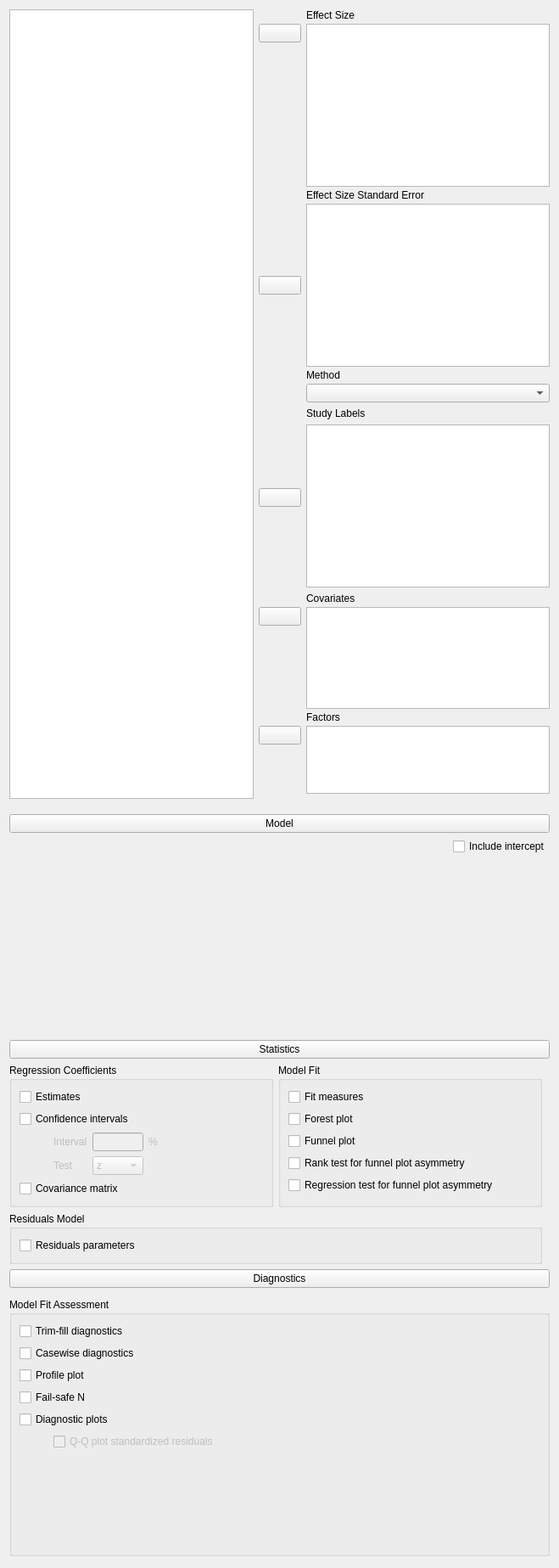
<?xml version="1.0" encoding="UTF-8"?>
<ui version="4.0">
 <class>ClassicalMetaAnalysisForm</class>
 <widget class="QWidget" name="ClassicalMetaAnalysisForm">
  <property name="geometry">
   <rect>
    <x>0</x>
    <y>0</y>
    <width>659</width>
    <height>1847</height>
   </rect>
  </property>
  <property name="sizePolicy">
   <sizepolicy hsizetype="Fixed" vsizetype="Preferred">
    <horstretch>0</horstretch>
    <verstretch>0</verstretch>
   </sizepolicy>
  </property>
  <property name="windowTitle">
   <string>Form</string>
  </property>
  <layout class="QGridLayout" name="gridLayout_2">
   <property name="verticalSpacing">
    <number>0</number>
   </property>
   <item row="1" column="0">
    <widget class="QWidget" name="modelContainer" native="true">
     <property name="sizePolicy">
      <sizepolicy hsizetype="Preferred" vsizetype="Preferred">
       <horstretch>0</horstretch>
       <verstretch>0</verstretch>
      </sizepolicy>
     </property>
     <layout class="QGridLayout" name="gridLayout_51">
      <property name="leftMargin">
       <number>0</number>
      </property>
      <property name="rightMargin">
       <number>0</number>
      </property>
      <property name="bottomMargin">
       <number>3</number>
      </property>
      <item row="2" column="0">
       <widget class="AnovaModelWidget" name="modelTerms" native="true">
        <property name="sizePolicy">
         <sizepolicy hsizetype="Expanding" vsizetype="Preferred">
          <horstretch>0</horstretch>
          <verstretch>0</verstretch>
         </sizepolicy>
        </property>
        <property name="minimumSize">
         <size>
          <width>0</width>
          <height>200</height>
         </size>
        </property>
       </widget>
      </item>
      <item row="0" column="0">
       <widget class="ExpanderButton" name="expanderModel">
        <property name="sizePolicy">
         <sizepolicy hsizetype="Expanding" vsizetype="Fixed">
          <horstretch>0</horstretch>
          <verstretch>0</verstretch>
         </sizepolicy>
        </property>
        <property name="text">
         <string>Model</string>
        </property>
       </widget>
      </item>
      <item row="1" column="0">
       <widget class="QWidget" name="panelIncludeConstant" native="true">
        <property name="enabled">
         <bool>true</bool>
        </property>
        <layout class="QGridLayout" name="gridLayout_9">
         <property name="leftMargin">
          <number>0</number>
         </property>
         <property name="topMargin">
          <number>0</number>
         </property>
         <property name="rightMargin">
          <number>0</number>
         </property>
         <property name="bottomMargin">
          <number>0</number>
         </property>
         <item row="0" column="1" rowspan="2" colspan="2">
          <widget class="BoundCheckBox" name="includeConstant">
           <property name="enabled">
            <bool>true</bool>
           </property>
           <property name="text">
            <string>Include intercept</string>
           </property>
          </widget>
         </item>
         <item row="0" column="0" rowspan="3">
          <spacer name="horizontalSpacer_2">
           <property name="orientation">
            <enum>Qt::Horizontal</enum>
           </property>
           <property name="sizeHint" stdset="0">
            <size>
             <width>40</width>
             <height>20</height>
            </size>
           </property>
          </spacer>
         </item>
        </layout>
       </widget>
      </item>
     </layout>
    </widget>
   </item>
   <item row="2" column="0">
    <widget class="QWidget" name="widget_7" native="true">
     <layout class="QGridLayout" name="gridLayout_16">
      <property name="leftMargin">
       <number>0</number>
      </property>
      <property name="topMargin">
       <number>3</number>
      </property>
      <property name="rightMargin">
       <number>0</number>
      </property>
      <property name="bottomMargin">
       <number>3</number>
      </property>
      <item row="1" column="0">
       <widget class="QWidget" name="panelStatistics" native="true">
        <layout class="QGridLayout" name="gridLayout_11">
         <property name="leftMargin">
          <number>0</number>
         </property>
         <property name="topMargin">
          <number>0</number>
         </property>
         <property name="bottomMargin">
          <number>0</number>
         </property>
         <item row="1" column="0" colspan="2">
          <widget class="GroupBox" name="groupBoxResiduals">
           <property name="title">
            <string>Residuals Model</string>
           </property>
           <layout class="QGridLayout" name="gridLayout_8">
            <item row="0" column="0">
             <widget class="BoundCheckBox" name="residualsParameters">
              <property name="text">
               <string>Residuals parameters</string>
              </property>
             </widget>
            </item>
           </layout>
          </widget>
         </item>
         <item row="0" column="0">
          <widget class="GroupBox" name="groupBox">
           <property name="title">
            <string>Regression Coefficients</string>
           </property>
           <layout class="QGridLayout" name="gridLayout_5">
            <item row="0" column="0" colspan="2">
             <widget class="BoundCheckBox" name="regressionCoefficientsEstimates">
              <property name="text">
               <string>Estimates</string>
              </property>
             </widget>
            </item>
            <item row="3" column="0" colspan="4">
             <widget class="BoundCheckBox" name="regressionCoefficientsConfidenceIntervals">
              <property name="text">
               <string>Confidence intervals</string>
              </property>
             </widget>
            </item>
            <item row="7" column="0" colspan="3">
             <widget class="BoundCheckBox" name="regressionCoefficientsCovarianceMatrix">
              <property name="text">
               <string>Covariance matrix</string>
              </property>
             </widget>
            </item>
            <item row="4" column="0">
             <widget class="QWidget" name="panelConfidenceInterval" native="true">
              <property name="enabled">
               <bool>false</bool>
              </property>
              <property name="sizePolicy">
               <sizepolicy hsizetype="Fixed" vsizetype="Fixed">
                <horstretch>0</horstretch>
                <verstretch>0</verstretch>
               </sizepolicy>
              </property>
              <layout class="QGridLayout" name="gridLayout_17">
               <property name="leftMargin">
                <number>40</number>
               </property>
               <property name="topMargin">
                <number>0</number>
               </property>
               <property name="rightMargin">
                <number>0</number>
               </property>
               <property name="bottomMargin">
                <number>0</number>
               </property>
               <item row="1" column="0">
                <widget class="QLabel" name="label_14">
                 <property name="text">
                  <string>Test</string>
                 </property>
                </widget>
               </item>
               <item row="0" column="2">
                <widget class="QLabel" name="label_2">
                 <property name="text">
                  <string>%</string>
                 </property>
                </widget>
               </item>
               <item row="0" column="1">
                <widget class="BoundTextBox" name="regressionCoefficientsConfidenceIntervalsInterval">
                 <property name="maximumSize">
                  <size>
                   <width>60</width>
                   <height>16777215</height>
                  </size>
                 </property>
                </widget>
               </item>
               <item row="1" column="1">
                <widget class="BoundComboBox" name="test">
                 <item>
                  <property name="text">
                   <string>z</string>
                  </property>
                 </item>
                 <item>
                  <property name="text">
                   <string>knha</string>
                  </property>
                 </item>
                </widget>
               </item>
               <item row="0" column="0">
                <widget class="QLabel" name="label">
                 <property name="text">
                  <string>Interval</string>
                 </property>
                </widget>
               </item>
              </layout>
             </widget>
            </item>
           </layout>
          </widget>
         </item>
         <item row="0" column="1">
          <widget class="GroupBox" name="groupBox_2">
           <property name="title">
            <string>Model Fit</string>
           </property>
           <layout class="QGridLayout" name="gridLayout_6">
            <item row="2" column="0">
             <widget class="BoundCheckBox" name="forestPlot">
              <property name="text">
               <string>Forest plot</string>
              </property>
             </widget>
            </item>
            <item row="0" column="0">
             <widget class="BoundCheckBox" name="modelFit">
              <property name="text">
               <string>Fit measures</string>
              </property>
             </widget>
            </item>
            <item row="6" column="0">
             <widget class="BoundCheckBox" name="funnelPlotAsymmetryTest">
              <property name="text">
               <string>Regression test for funnel plot asymmetry</string>
              </property>
             </widget>
            </item>
            <item row="3" column="0">
             <widget class="BoundCheckBox" name="funnelPlot">
              <property name="text">
               <string>Funnel plot</string>
              </property>
             </widget>
            </item>
            <item row="4" column="0">
             <widget class="BoundCheckBox" name="rSquaredChange">
              <property name="text">
               <string>Rank test for funnel plot asymmetry</string>
              </property>
             </widget>
            </item>
           </layout>
          </widget>
         </item>
        </layout>
       </widget>
      </item>
      <item row="0" column="0">
       <widget class="ExpanderButton" name="pushButton">
        <property name="sizePolicy">
         <sizepolicy hsizetype="Expanding" vsizetype="Fixed">
          <horstretch>0</horstretch>
          <verstretch>0</verstretch>
         </sizepolicy>
        </property>
        <property name="text">
         <string>Statistics</string>
        </property>
       </widget>
      </item>
     </layout>
    </widget>
   </item>
   <item row="0" column="0">
    <widget class="QWidget" name="topWidget" native="true">
     <property name="sizePolicy">
      <sizepolicy hsizetype="Preferred" vsizetype="Fixed">
       <horstretch>0</horstretch>
       <verstretch>0</verstretch>
      </sizepolicy>
     </property>
     <layout class="QGridLayout" name="gridLayout">
      <property name="leftMargin">
       <number>0</number>
      </property>
      <property name="topMargin">
       <number>0</number>
      </property>
      <property name="rightMargin">
       <number>0</number>
      </property>
      <property name="verticalSpacing">
       <number>3</number>
      </property>
      <item row="1" column="2" rowspan="2">
       <widget class="boundSingleItemView" name="dependent">
        <property name="sizePolicy">
         <sizepolicy hsizetype="Expanding" vsizetype="Fixed">
          <horstretch>0</horstretch>
          <verstretch>0</verstretch>
         </sizepolicy>
        </property>
        <property name="minimumSize">
         <size>
          <width>0</width>
          <height>0</height>
         </size>
        </property>
        <property name="maximumSize">
         <size>
          <width>16777215</width>
          <height>16777215</height>
         </size>
        </property>
        <property name="selectionMode">
         <enum>QAbstractItemView::ExtendedSelection</enum>
        </property>
       </widget>
      </item>
      <item row="0" column="1">
       <widget class="QWidget" name="widget_9" native="true"/>
      </item>
      <item row="7" column="2">
       <widget class="QWidget" name="widget_5" native="true">
        <layout class="QGridLayout" name="gridLayout_22">
         <property name="leftMargin">
          <number>0</number>
         </property>
         <property name="topMargin">
          <number>3</number>
         </property>
         <property name="rightMargin">
          <number>0</number>
         </property>
         <property name="bottomMargin">
          <number>3</number>
         </property>
         <item row="0" column="0">
          <widget class="QLabel" name="label_15">
           <property name="text">
            <string>Study Labels</string>
           </property>
          </widget>
         </item>
         <item row="1" column="0" colspan="3">
          <widget class="boundSingleItemView" name="studyLabels">
           <property name="sizePolicy">
            <sizepolicy hsizetype="Expanding" vsizetype="Fixed">
             <horstretch>0</horstretch>
             <verstretch>0</verstretch>
            </sizepolicy>
           </property>
           <property name="minimumSize">
            <size>
             <width>0</width>
             <height>0</height>
            </size>
           </property>
           <property name="maximumSize">
            <size>
             <width>16777215</width>
             <height>16777215</height>
            </size>
           </property>
           <property name="selectionMode">
            <enum>QAbstractItemView::ExtendedSelection</enum>
           </property>
          </widget>
         </item>
        </layout>
       </widget>
      </item>
      <item row="8" column="2">
       <widget class="QLabel" name="label_4">
        <property name="text">
         <string>Covariates</string>
        </property>
       </widget>
      </item>
      <item row="9" column="1">
       <widget class="AssignButton" name="buttonAssignCovariates">
        <property name="sizePolicy">
         <sizepolicy hsizetype="Fixed" vsizetype="Fixed">
          <horstretch>0</horstretch>
          <verstretch>0</verstretch>
         </sizepolicy>
        </property>
        <property name="minimumSize">
         <size>
          <width>50</width>
          <height>0</height>
         </size>
        </property>
        <property name="maximumSize">
         <size>
          <width>50</width>
          <height>16777215</height>
         </size>
        </property>
        <property name="text">
         <string/>
        </property>
       </widget>
      </item>
      <item row="12" column="1">
       <widget class="AssignButton" name="buttonAssignFactors">
        <property name="sizePolicy">
         <sizepolicy hsizetype="Fixed" vsizetype="Fixed">
          <horstretch>0</horstretch>
          <verstretch>0</verstretch>
         </sizepolicy>
        </property>
        <property name="minimumSize">
         <size>
          <width>50</width>
          <height>0</height>
         </size>
        </property>
        <property name="maximumSize">
         <size>
          <width>50</width>
          <height>16777215</height>
         </size>
        </property>
        <property name="text">
         <string/>
        </property>
       </widget>
      </item>
      <item row="9" column="2" rowspan="2">
       <widget class="BoundListView" name="covariates">
        <property name="sizePolicy">
         <sizepolicy hsizetype="Expanding" vsizetype="Fixed">
          <horstretch>0</horstretch>
          <verstretch>0</verstretch>
         </sizepolicy>
        </property>
        <property name="minimumSize">
         <size>
          <width>0</width>
          <height>120</height>
         </size>
        </property>
        <property name="maximumSize">
         <size>
          <width>16777215</width>
          <height>120</height>
         </size>
        </property>
        <property name="editTriggers">
         <set>QAbstractItemView::AllEditTriggers</set>
        </property>
        <property name="selectionMode">
         <enum>QAbstractItemView::ExtendedSelection</enum>
        </property>
       </widget>
      </item>
      <item row="0" column="0" rowspan="16">
       <widget class="AvailableFieldsListView" name="listAvailableFields">
        <property name="sizePolicy">
         <sizepolicy hsizetype="Expanding" vsizetype="Preferred">
          <horstretch>0</horstretch>
          <verstretch>0</verstretch>
         </sizepolicy>
        </property>
        <property name="selectionMode">
         <enum>QAbstractItemView::ExtendedSelection</enum>
        </property>
       </widget>
      </item>
      <item row="0" column="2">
       <widget class="QLabel" name="label_3">
        <property name="text">
         <string>Effect Size</string>
        </property>
       </widget>
      </item>
      <item row="1" column="1">
       <widget class="AssignButton" name="buttonAssignDependent">
        <property name="sizePolicy">
         <sizepolicy hsizetype="Fixed" vsizetype="Fixed">
          <horstretch>0</horstretch>
          <verstretch>0</verstretch>
         </sizepolicy>
        </property>
        <property name="minimumSize">
         <size>
          <width>50</width>
          <height>0</height>
         </size>
        </property>
        <property name="maximumSize">
         <size>
          <width>50</width>
          <height>16777215</height>
         </size>
        </property>
        <property name="text">
         <string/>
        </property>
       </widget>
      </item>
      <item row="11" column="2">
       <widget class="QLabel" name="label_factors">
        <property name="text">
         <string>Factors</string>
        </property>
       </widget>
      </item>
      <item row="13" column="1">
       <spacer name="verticalSpacer">
        <property name="orientation">
         <enum>Qt::Vertical</enum>
        </property>
        <property name="sizeHint" stdset="0">
         <size>
          <width>20</width>
          <height>40</height>
         </size>
        </property>
       </spacer>
      </item>
      <item row="12" column="2" rowspan="2">
       <widget class="BoundListView" name="factors">
        <property name="sizePolicy">
         <sizepolicy hsizetype="Expanding" vsizetype="Fixed">
          <horstretch>0</horstretch>
          <verstretch>0</verstretch>
         </sizepolicy>
        </property>
        <property name="minimumSize">
         <size>
          <width>0</width>
          <height>80</height>
         </size>
        </property>
        <property name="maximumSize">
         <size>
          <width>16777215</width>
          <height>80</height>
         </size>
        </property>
        <property name="editTriggers">
         <set>QAbstractItemView::AllEditTriggers</set>
        </property>
        <property name="selectionMode">
         <enum>QAbstractItemView::ExtendedSelection</enum>
        </property>
       </widget>
      </item>
      <item row="3" column="2">
       <widget class="QLabel" name="label_5">
        <property name="text">
         <string>Effect Size Standard Error</string>
        </property>
       </widget>
      </item>
      <item row="4" column="2">
       <widget class="boundSingleItemView" name="wlsWeights">
        <property name="sizePolicy">
         <sizepolicy hsizetype="Expanding" vsizetype="Fixed">
          <horstretch>0</horstretch>
          <verstretch>0</verstretch>
         </sizepolicy>
        </property>
        <property name="minimumSize">
         <size>
          <width>0</width>
          <height>0</height>
         </size>
        </property>
        <property name="maximumSize">
         <size>
          <width>16777215</width>
          <height>16777215</height>
         </size>
        </property>
        <property name="selectionMode">
         <enum>QAbstractItemView::ExtendedSelection</enum>
        </property>
       </widget>
      </item>
      <item row="4" column="1">
       <widget class="AssignButton" name="buttonAssignWlsWeights">
        <property name="sizePolicy">
         <sizepolicy hsizetype="Fixed" vsizetype="Fixed">
          <horstretch>0</horstretch>
          <verstretch>0</verstretch>
         </sizepolicy>
        </property>
        <property name="minimumSize">
         <size>
          <width>50</width>
          <height>0</height>
         </size>
        </property>
        <property name="maximumSize">
         <size>
          <width>50</width>
          <height>16777215</height>
         </size>
        </property>
        <property name="text">
         <string/>
        </property>
       </widget>
      </item>
      <item row="6" column="2">
       <widget class="BoundComboBox" name="method">
        <property name="sizePolicy">
         <sizepolicy hsizetype="Preferred" vsizetype="Preferred">
          <horstretch>0</horstretch>
          <verstretch>0</verstretch>
         </sizepolicy>
        </property>
        <property name="currentText">
         <string/>
        </property>
       </widget>
      </item>
      <item row="5" column="2">
       <widget class="QLabel" name="label_7">
        <property name="text">
         <string>Method</string>
        </property>
       </widget>
      </item>
      <item row="7" column="1">
       <widget class="AssignButton" name="buttonAssignStudyLabels">
        <property name="sizePolicy">
         <sizepolicy hsizetype="Fixed" vsizetype="Fixed">
          <horstretch>0</horstretch>
          <verstretch>0</verstretch>
         </sizepolicy>
        </property>
        <property name="minimumSize">
         <size>
          <width>50</width>
          <height>0</height>
         </size>
        </property>
        <property name="maximumSize">
         <size>
          <width>50</width>
          <height>16777215</height>
         </size>
        </property>
        <property name="text">
         <string/>
        </property>
       </widget>
      </item>
      <item row="10" column="1">
       <spacer name="verticalSpacer_3">
        <property name="orientation">
         <enum>Qt::Vertical</enum>
        </property>
        <property name="sizeHint" stdset="0">
         <size>
          <width>20</width>
          <height>84</height>
         </size>
        </property>
       </spacer>
      </item>
     </layout>
    </widget>
   </item>
   <item row="3" column="0">
    <widget class="QWidget" name="widget_8" native="true">
     <layout class="QGridLayout" name="gridLayout_29">
      <property name="leftMargin">
       <number>0</number>
      </property>
      <property name="topMargin">
       <number>3</number>
      </property>
      <property name="rightMargin">
       <number>0</number>
      </property>
      <property name="bottomMargin">
       <number>3</number>
      </property>
      <item row="2" column="0">
       <widget class="GroupBox" name="panelAssumptionChecks">
        <property name="sizePolicy">
         <sizepolicy hsizetype="Preferred" vsizetype="Preferred">
          <horstretch>0</horstretch>
          <verstretch>0</verstretch>
         </sizepolicy>
        </property>
        <property name="title">
         <string>Model Fit Assessment</string>
        </property>
        <layout class="QGridLayout" name="gridLayout_3">
         <property name="spacing">
          <number>-1</number>
         </property>
         <item row="5" column="0" colspan="2">
          <widget class="QWidget" name="widget_plotResidualsQQ" native="true">
           <property name="enabled">
            <bool>true</bool>
           </property>
           <property name="sizePolicy">
            <sizepolicy hsizetype="Fixed" vsizetype="Fixed">
             <horstretch>0</horstretch>
             <verstretch>0</verstretch>
            </sizepolicy>
           </property>
           <layout class="QGridLayout" name="gridLayout_14">
            <property name="leftMargin">
             <number>40</number>
            </property>
            <property name="topMargin">
             <number>0</number>
            </property>
            <property name="rightMargin">
             <number>0</number>
            </property>
            <property name="bottomMargin">
             <number>0</number>
            </property>
            <item row="0" column="0">
             <widget class="BoundCheckBox" name="plotResidualsQQ">
              <property name="enabled">
               <bool>false</bool>
              </property>
              <property name="sizePolicy">
               <sizepolicy hsizetype="Minimum" vsizetype="Fixed">
                <horstretch>0</horstretch>
                <verstretch>0</verstretch>
               </sizepolicy>
              </property>
              <property name="minimumSize">
               <size>
                <width>0</width>
                <height>0</height>
               </size>
              </property>
              <property name="maximumSize">
               <size>
                <width>16777215</width>
                <height>16777215</height>
               </size>
              </property>
              <property name="text">
               <string>Q-Q plot standardized residuals</string>
              </property>
             </widget>
            </item>
           </layout>
          </widget>
         </item>
         <item row="2" column="0">
          <widget class="BoundCheckBox" name="plotResidualsPredicted">
           <property name="text">
            <string>Profile plot</string>
           </property>
          </widget>
         </item>
         <item row="0" column="0">
          <widget class="BoundCheckBox" name="trimfillPlot">
           <property name="sizePolicy">
            <sizepolicy hsizetype="Minimum" vsizetype="Fixed">
             <horstretch>0</horstretch>
             <verstretch>0</verstretch>
            </sizepolicy>
           </property>
           <property name="text">
            <string>Trim-fill diagnostics</string>
           </property>
          </widget>
         </item>
         <item row="1" column="0">
          <widget class="BoundCheckBox" name="residualsCasewiseDiagnostics">
           <property name="text">
            <string>Casewise diagnostics</string>
           </property>
          </widget>
         </item>
         <item row="6" column="0">
          <spacer name="verticalSpacer_2">
           <property name="orientation">
            <enum>Qt::Vertical</enum>
           </property>
           <property name="sizeHint" stdset="0">
            <size>
             <width>20</width>
             <height>40</height>
            </size>
           </property>
          </spacer>
         </item>
         <item row="4" column="0">
          <widget class="BoundCheckBox" name="plotResidualsDependent">
           <property name="text">
            <string>Diagnostic plots</string>
           </property>
          </widget>
         </item>
         <item row="3" column="0">
          <widget class="BoundCheckBox" name="plotResidualsCovariates">
           <property name="text">
            <string>Fail-safe N</string>
           </property>
          </widget>
         </item>
        </layout>
       </widget>
      </item>
      <item row="0" column="0">
       <widget class="ExpanderButton" name="pushButton_3">
        <property name="sizePolicy">
         <sizepolicy hsizetype="Expanding" vsizetype="Fixed">
          <horstretch>0</horstretch>
          <verstretch>0</verstretch>
         </sizepolicy>
        </property>
        <property name="text">
         <string>Diagnostics</string>
        </property>
       </widget>
      </item>
      <item row="1" column="0">
       <widget class="QWidget" name="widget" native="true"/>
      </item>
     </layout>
    </widget>
   </item>
  </layout>
 </widget>
 <customwidgets>
  <customwidget>
   <class>AssignButton</class>
   <extends>QPushButton</extends>
   <header>widgets/assignbutton.h</header>
  </customwidget>
  <customwidget>
   <class>AvailableFieldsListView</class>
   <extends>QListView</extends>
   <header>widgets/availablefieldslistview.h</header>
  </customwidget>
  <customwidget>
   <class>GroupBox</class>
   <extends>QGroupBox</extends>
   <header>widgets/groupbox.h</header>
   <container>1</container>
  </customwidget>
  <customwidget>
   <class>BoundTextBox</class>
   <extends>QLineEdit</extends>
   <header>widgets/boundtextbox.h</header>
  </customwidget>
  <customwidget>
   <class>ExpanderButton</class>
   <extends>QPushButton</extends>
   <header>widgets/expanderbutton.h</header>
  </customwidget>
  <customwidget>
   <class>BoundCheckBox</class>
   <extends>QCheckBox</extends>
   <header>widgets/boundcheckbox.h</header>
  </customwidget>
  <customwidget>
   <class>boundSingleItemView</class>
   <extends>QListView</extends>
   <header>widgets/boundsingleitemview.h</header>
  </customwidget>
  <customwidget>
   <class>BoundComboBox</class>
   <extends>QComboBox</extends>
   <header>widgets/boundcombobox.h</header>
  </customwidget>
  <customwidget>
   <class>BoundListView</class>
   <extends>QListView</extends>
   <header>widgets/boundlistview.h</header>
  </customwidget>
  <customwidget>
   <class>AnovaModelWidget</class>
   <extends>QWidget</extends>
   <header>widgets/anovamodelwidget.h</header>
   <container>1</container>
  </customwidget>
 </customwidgets>
 <tabstops>
  <tabstop>listAvailableFields</tabstop>
  <tabstop>buttonAssignDependent</tabstop>
  <tabstop>dependent</tabstop>
  <tabstop>buttonAssignCovariates</tabstop>
  <tabstop>covariates</tabstop>
  <tabstop>buttonAssignFactors</tabstop>
  <tabstop>factors</tabstop>
  <tabstop>expanderModel</tabstop>
  <tabstop>pushButton</tabstop>
  <tabstop>regressionCoefficientsEstimates</tabstop>
  <tabstop>regressionCoefficientsConfidenceIntervals</tabstop>
  <tabstop>regressionCoefficientsCovarianceMatrix</tabstop>
  <tabstop>modelFit</tabstop>
  <tabstop>forestPlot</tabstop>
  <tabstop>funnelPlot</tabstop>
  <tabstop>funnelPlotAsymmetryTest</tabstop>
  <tabstop>residualsParameters</tabstop>
  <tabstop>pushButton_3</tabstop>
 </tabstops>
 <resources/>
 <connections>
  <connection>
   <sender>regressionCoefficientsConfidenceIntervals</sender>
   <signal>toggled(bool)</signal>
   <receiver>panelConfidenceInterval</receiver>
   <slot>setEnabled(bool)</slot>
   <hints>
    <hint type="sourcelabel">
     <x>112</x>
     <y>608</y>
    </hint>
    <hint type="destinationlabel">
     <x>123</x>
     <y>1426</y>
    </hint>
   </hints>
  </connection>
  <connection>
   <sender>plotResidualsDependent</sender>
   <signal>toggled(bool)</signal>
   <receiver>plotResidualsQQ</receiver>
   <slot>setEnabled(bool)</slot>
   <hints>
    <hint type="sourcelabel">
     <x>126</x>
     <y>1809</y>
    </hint>
    <hint type="destinationlabel">
     <x>137</x>
     <y>1836</y>
    </hint>
   </hints>
  </connection>
 </connections>
</ui>
